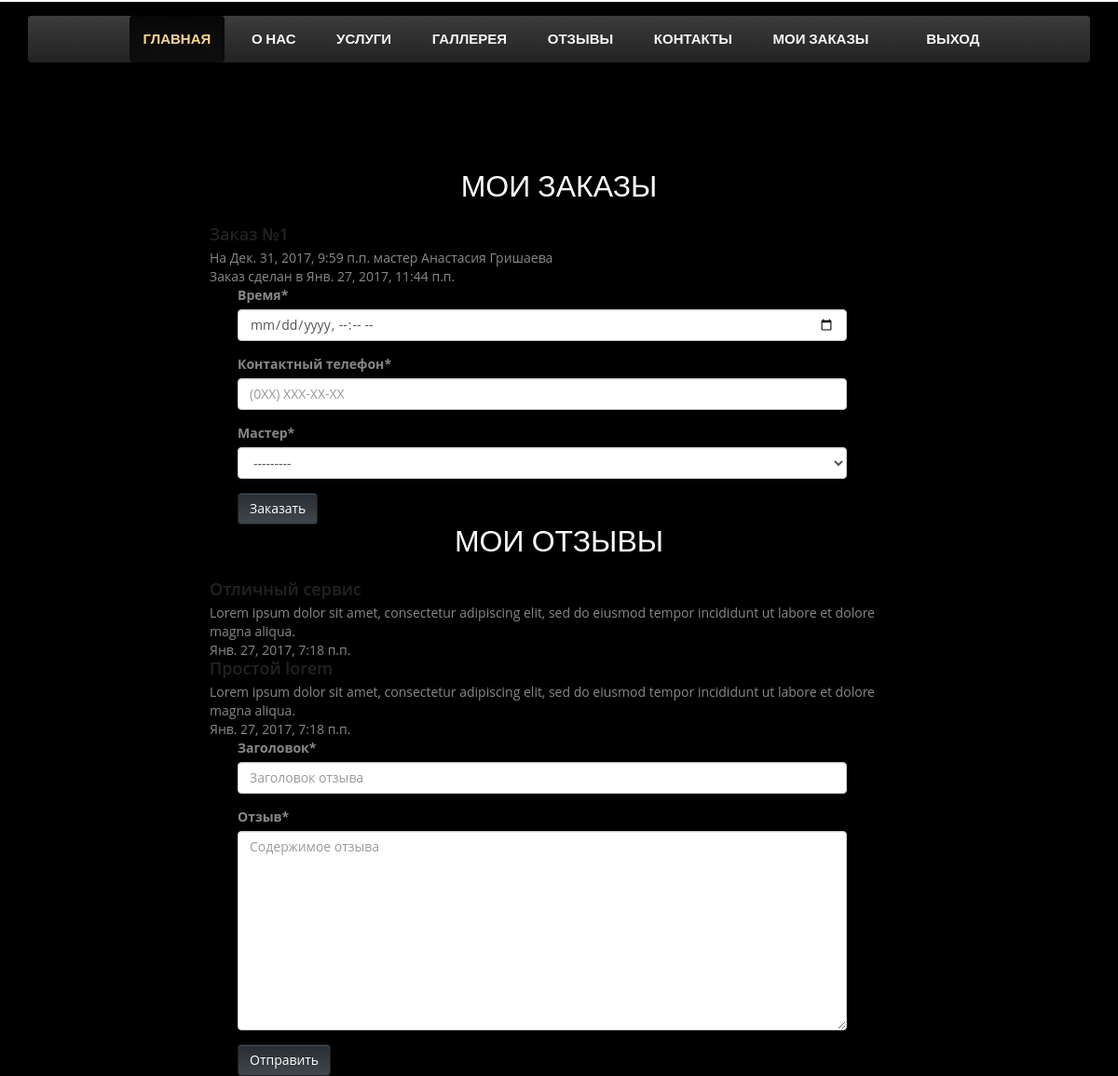
Page /orders/ (signed in) on the committed database.
### orders/models.py (models this page shows, shortened)
class Order(models.Model):
    client = models.ForeignKey(User, verbose_name="Клиент")
    datetime = models.DateTimeField(verbose_name="Время")
    canceled = models.BooleanField(verbose_name="Отменен", default=False)
    phone = models.CharField(max_length=20,verbose_name="Контактный телефон")
    master = models.ForeignKey(Master, verbose_name='Мастер')
    timestamp = models.DateTimeField(verbose_name="Время заказа", auto_now_add=True)
    class Meta:
        verbose_name = "Заказ"
        verbose_name_plural = "Заказы"

class Master (models.Model):
    first_name = models.CharField(max_length = 100, verbose_name='Имя')
    last_name = models.CharField(max_length=100, verbose_name="Фамилия")
    phone = models.CharField(max_length= 20, verbose_name= 'Контактный телефон')
    photo = models.ImageField(upload_to="master", verbose_name=("Фото мастера"), blank=True)
    def __str__(self):
        return "Мастер: {} {} тел: {}".format (self.first_name, self.last_name, self.phone)
    class Meta:
        verbose_name = 'Мастер'
        verbose_name_plural = 'Мастера'

class FeedBack(models.Model):
    title  = models.CharField(max_length=100, verbose_name="Заголовок", default="")
    message = models.TextField(verbose_name="Отзыв")
    date = models.DateTimeField(auto_now_add=True, verbose_name="Дата публикации", editable=False)
    user = models.ForeignKey(User, verbose_name="Автор",editable=False)
    checked = models.BooleanField(verbose_name="Модерирован", editable=True, default=False)
    class Meta:
        verbose_name = "Отзыв"
        verbose_name_plural = "Отзывы"

### orders/views.py (the view)
@login_required
def index(request):
    feedbacks = FeedBack.objects.filter(user=request.user).order_by("-date")
    orders = Order.objects.filter(client=request.user).order_by("-timestamp")
    form = FeedBackForm()
    order_form = OrderForm()
    context = {"form_feedback": form, 'feedbacks': feedbacks,
               'form_order': order_form, 'orders': orders}
    return render(request, "orders/index.html", context)

### orders/forms.py
class FeedBackForm(forms.ModelForm):
    class Meta:
        model = FeedBack
        exclude = ['checked']
        widgets = {
            'title': forms.TextInput(attrs={'placeholder': 'Заголовок отзыва'}),
            'message': forms.Textarea(
                attrs={'placeholder': 'Содержимое отзыва'}),
        }

class OrderForm(forms.ModelForm):
    datetime = forms.DateTimeField(label='Время',input_formats=['%Y-%m-%dT%H:%M'], widget=forms.TextInput(attrs={'type':'datetime-local'}))
    class Meta:
        model = Order
        exclude = ['client', 'canceled', 'timestamp']
        widgets = {
            'phone': forms.TextInput(
                attrs={'placeholder': '(0XX) XXX-XX-XX'}),
        }

### templates/orders/index.html
{% extends "base.html" %}
{% load staticfiles %}
{% load crispy_forms_tags %}
{% load thumbnail %}
{% block content %}
    {% include "include/header.html" %}
    {% include "orders/include/feedback.html" %}
{% endblock %}

### templates/orders/include/feedback.html (shortened to what this page needs)
{% load staticfiles %}
{% load crispy_forms_tags %}
{% load thumbnail %}
<footer id="admin">
    <div class="container">
    <section class="page_section">
            <div class="feedback_section">
                <h2 id="orders">Мои заказы</h2>
            </div>
            {% for order in orders %}
            <div class="row">
                <div class="col-lg-8 col-lg-offset-2">
                    <h3>Заказ №{{ order.id }}</h3>
                    <div>На {{ order.datetime }} мастер {{ order.master.first_name }} {{ order.master.last_name }}</div>
                    <span class="date">Заказ сделан в {{ order.timestamp }}</span>
                </div>
            </div>
            {% endfor %}
            <div class="row">
                <div class="col-lg-8 col-lg-offset-2 wow fadeInLeft delay-06s">
                    <div class="form">
                        <form action="{% url 'order' %}" method="post">
                            {{ form_order|crispy }}
                            <div>
                                <button type="submit" class="btn btn-primary">Заказать</button>
                            </div>
                        </form>
                    </div>
                </div>
            </div>
        </section>
        <section class="page_section">
            <div class="feedback_section">
                <h2 id="feedback">Мои отзывы</h2>
            </div>
            {% for feedback in feedbacks %}
            <div class="row">
                <div class="col-lg-8 col-lg-offset-2">
                    <h3>{{ feedback.title }}</h3>
                    <div>{{ feedback.message }}</div>
                    <span class="date">{{ feedback.date }}</span>
                </div>
            </div>
            {% endfor %}
            <div class="row">
                <div class="col-lg-8 col-lg-offset-2 wow fadeInLeft delay-06s">
                    <div class="form">
                        <form action="{% url 'feedback' %}" method="post">
                            {{ form_feedback|crispy }}
                            <div>
                                <button type="submit" class="btn btn-primary">Отправить</button>
                            </div>
                        </form>
                    </div>
                </div>
            </div>
        </section>
    </div>
</footer>

### static/landing/css/style.css (style rules this page uses)
body { background: #fff; font-family: 'Open Sans', sans-serif; font-size: 14px; font-weight: normal; color: #888888; margin: 0; }
h2 { font-size: 32px; color: #222222; font-family: 'Raleway', sans-serif; font-weight: normal; margin: 0px 0 25px 0; text-align: center; text-transform: uppercase; }
h3 { font-family: 'Open Sans', sans-serif; font-weight: 600; color: #222222; font-size: 18px; margin: 0 0 5px 0; }
.form { margin: 0 66px 0 30px; }
#login, #admin, #register { position: absolute; height: 100%; width: 100%; padding-top: 80px; background: black; }
.delay-06s { animation-delay: 0.6s; -webkit-animation-delay: 0.6s; }
.btn-primary { background-image: linear-gradient(to bottom, #272e33 0, #41474D 100%); border-color: #1e2023; }
#admin { padding-top: 100px; position: relative; }
.feedback_section > h2 { color: white; }

### rows in the picture
Order: id "1", datetime "Дек. 31, 2017, 9:59 п.п.", master.first_name "Анастасия", master.last_name "Гришаева", timestamp "Янв. 27, 2017, 11:44 п.п."
FeedBack: title "Отличный сервис", message "Lorem ipsum dolor sit amet, consectetur adipiscing elit, sed do eiusmod tempor incididunt ut labore et dolore magna aliqua.", date "Янв. 27, 2017, 7:18 п.п."
FeedBack: title "Простой lorem", message "Lorem ipsum dolor sit amet, consectetur adipiscing elit, sed do eiusmod tempor incididunt ut labore et dolore magna aliqua.", date "Янв. 27, 2017, 7:18 п.п."
